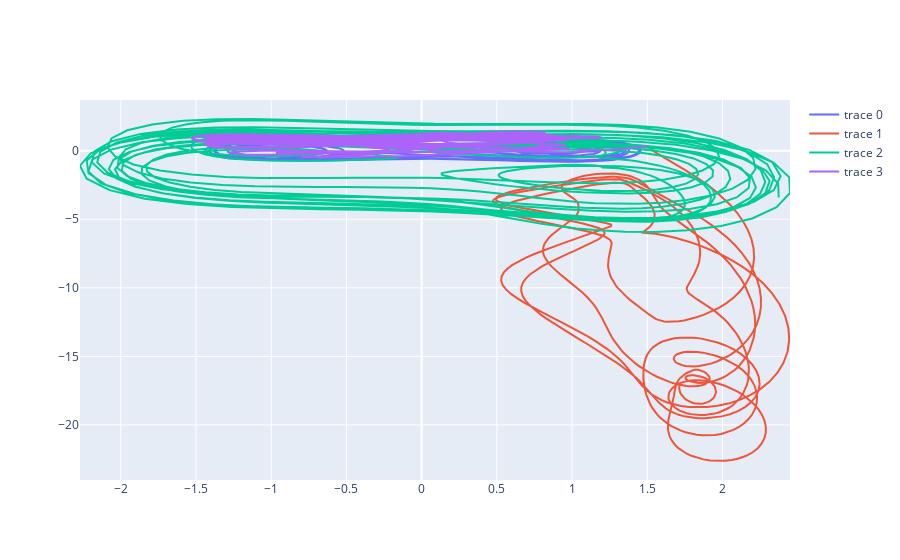

Notebook code cell kept with this figure:
### Code cell
stateA0 = asarray([0.15,0.25])
stateB0 = asarray([1.5,0.34])
stateAms,stateBms = simulation.evolveAB(dufffingOscillator,dufffingOscillator,stateA0,stateB0,couplingB=coupling2old,time=time,delTime=delTime,tail=tail,plot=False)
stateA,stateB = simulation.evolveAB(dufffingOscillator,dufffingOscillator,stateA0,stateB0,couplingA=coupling1,couplingB=coupling2,stabilizerB=stabilizer,time=time,delTime=delTime,tail=tail,plot=False)

py.iplot([go.Scatter(x=stateAms[:,0],y=stateAms[:,1],mode='lines'),
        go.Scatter(x=stateBms[:,0],y=stateBms[:,1],mode='lines'),
        go.Scatter(x=stateA[:,0],y=stateA[:,1],mode='lines'),
         go.Scatter(x=stateB[:,0],y=stateB[:,1],mode='lines')])

### Figure 1 — Plotly figure (JSON) as saved in the notebook; plotly's stock layout.template omitted (floating-point values rounded to 4 significant figures; data arrays with more than 128 entries replaced by an {"elided": "..."} marker saying what was removed)
{"data": [{"mode": "lines", "type": "scatter", "x": {"elided": "1000 float values"}, "y": {"elided": "1000 float values"}}, {"mode": "lines", "type": "scatter", "x": {"elided": "1000 float values"}, "y": {"elided": "1000 float values"}}, {"mode": "lines", "type": "scatter", "x": {"elided": "1000 float values"}, "y": {"elided": "1000 float values"}}, {"mode": "lines", "type": "scatter", "x": {"elided": "1000 float values"}, "y": {"elided": "1000 float values"}}], "layout": {}}
